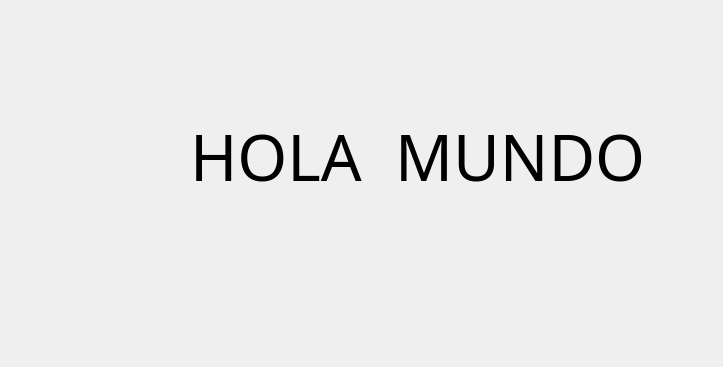
<?xml version="1.0" encoding="UTF-8"?>
<ui version="4.0">
 <class>CrudDialog</class>
 <widget class="QDialog" name="CrudDialog">
  <property name="geometry">
   <rect>
    <x>0</x>
    <y>0</y>
    <width>723</width>
    <height>367</height>
   </rect>
  </property>
  <property name="windowTitle">
   <string>Dialog</string>
  </property>
  <widget class="QLabel" name="label">
   <property name="geometry">
    <rect>
     <x>190</x>
     <y>50</y>
     <width>471</width>
     <height>211</height>
    </rect>
   </property>
   <property name="font">
    <font>
     <family>Showcard Gothic</family>
     <pointsize>48</pointsize>
    </font>
   </property>
   <property name="text">
    <string>HOLA  MUNDO</string>
   </property>
  </widget>
 </widget>
 <resources/>
 <connections/>
</ui>
